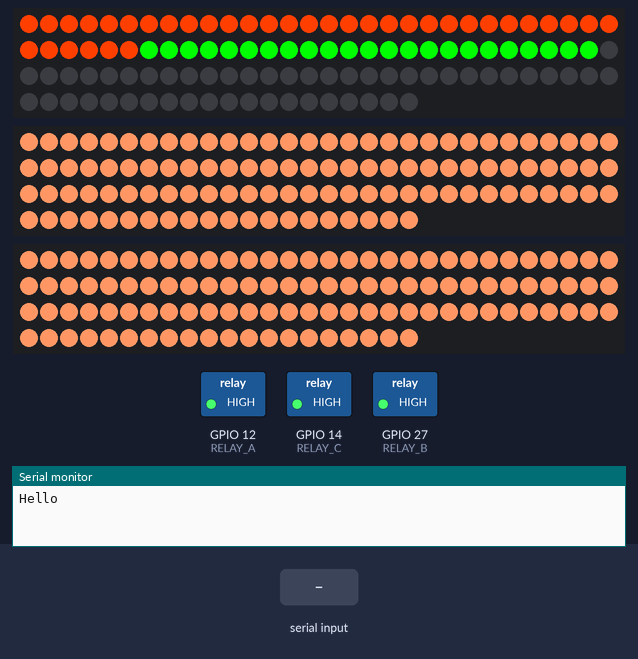
Bench run of a sketch on a simulated ESP32. Parts: 3 × 110 RGB LEDs in strip order, left to right, continuing on the next row, switched loads named in the sketch (green lamp = pin HIGH), the last lines printed to the serial monitor. Inputs (shaded band) come from the test bench.

Above: at 2.8 s.
2.9 s: "C" received over Serial
At 3.6 s:
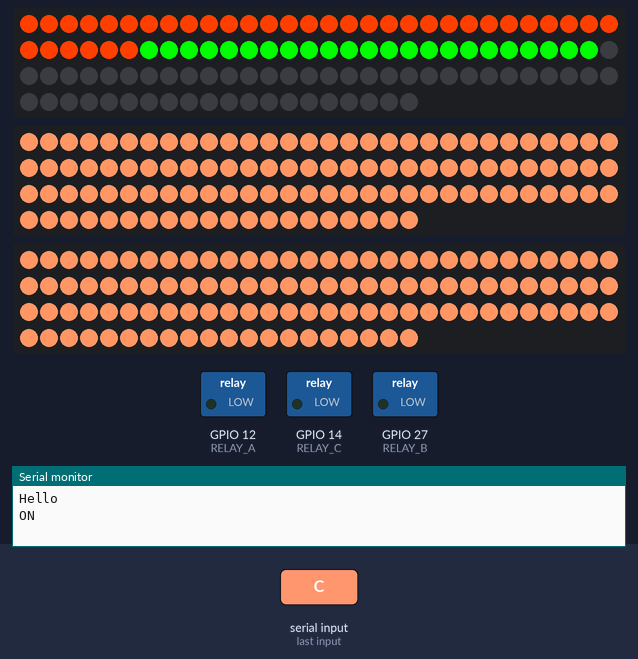
4.5 s: "B" received over Serial
At 6.0 s:
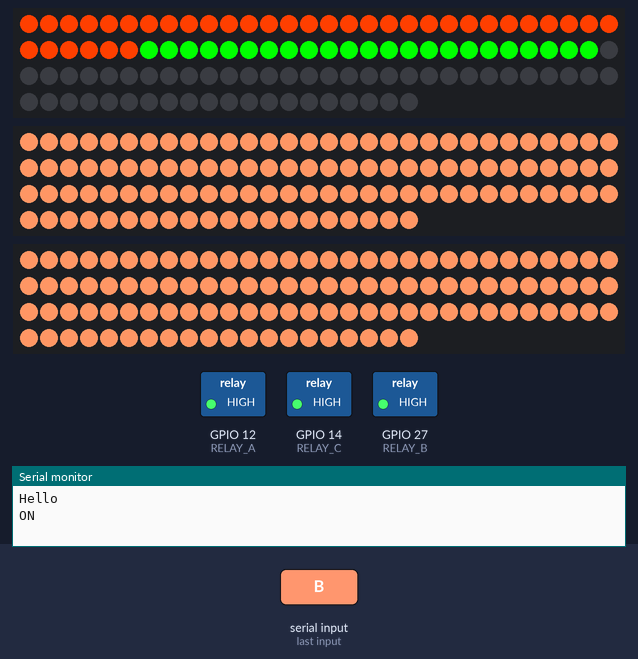
Timing chart, 0 to 7.5 s (numbered marks = the images above; inputs shaded):
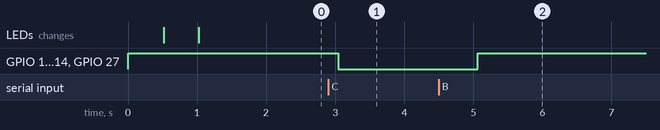

The sketch:

bit_led_test.ino
```cpp
#include <Adafruit_NeoPixel.h>

#define LED_PIN 21
#define LED_PIN_A 23       // Pin connected to Data In on the LED strip
#define LED_PIN_B 26
#define LED_COUNT 110    // Number of LEDs in the strip

#define LED_COUNT_DOWN_FORT 59

#define RELAY_A 12
#define RELAY_B 27
#define RELAY_C 14

// Initialize the NeoPixel library
Adafruit_NeoPixel strip(LED_COUNT, LED_PIN, NEO_GRB + NEO_KHZ800);
Adafruit_NeoPixel stripA(LED_COUNT, LED_PIN_A, NEO_GRB + NEO_KHZ800);
Adafruit_NeoPixel stripB(LED_COUNT, LED_PIN_B, NEO_GRB + NEO_KHZ800);

void setup() {
  Serial.begin(115200);

  Serial.println("Hello");

  pinMode(RELAY_A, OUTPUT);
  pinMode(RELAY_B, OUTPUT);
  pinMode(RELAY_C, OUTPUT);

  digitalWrite(RELAY_A, HIGH);
  digitalWrite(RELAY_B, HIGH);
  digitalWrite(RELAY_C, HIGH);

  //  pinMode(23, OUTPUT);
  //  digitalWrite(23, HIGH);
  strip.begin();        // Initialize the strip
  strip.show();         // Turn off all LEDs at the start

  stripA.begin();        // Initialize the strip
  stripA.show();         // Turn off all LEDs at the start

  stripB.begin();        // Initialize the strip
  stripB.show();         // Turn off all LEDs at the start

}

void loop() {
  if (Serial.available()) {
    char data = Serial.read();

    if (data == 'C') {
      Serial.println("ON");
      digitalWrite(RELAY_A, LOW);
      digitalWrite(RELAY_B, LOW);
      digitalWrite(RELAY_C, LOW);
    } else if (data == 'B') {
      digitalWrite(RELAY_A, HIGH);
      digitalWrite(RELAY_B, HIGH);
      digitalWrite(RELAY_C, HIGH);
    }
  }

  for (int i = 0; i < LED_COUNT_DOWN_FORT - 23; i++) {
    // Set each LED to a different color (example with random colors)
    strip.setPixelColor(i, strip.Color(255, 63, 0));
  }

  for (int i = 36; i < 59; i++) {
    // Set each LED to a different color (example with random colors)
    strip.setPixelColor(i, strip.Color(0, 255, 0));
  }

  strip.show();         // Display all the colors
  delay(500);

  for (int i = 0; i < LED_COUNT; i++) {
    // Set each LED to a different color (example with random colors)
    stripA.setPixelColor(i, stripA.Color(255, 150, 100));
  }
  stripA.show();         // Display all the colors
  delay(500);

  for (int i = 0; i < LED_COUNT; i++) {
    // Set each LED to a different color (example with random colors)
    stripB.setPixelColor(i, stripB.Color(255, 150, 100));
  }
  stripB.show();         // Display all the colors

}
```

Measured:
- after the input at 2.9 s, GPIO 12 (RELAY_A), GPIO 14 (RELAY_C), GPIO 27 (RELAY_B): HIGH → LOW after 0.14 s
- after the input at 4.5 s, GPIO 12 (RELAY_A), GPIO 14 (RELAY_C), GPIO 27 (RELAY_B): LOW → HIGH after 0.57 s
